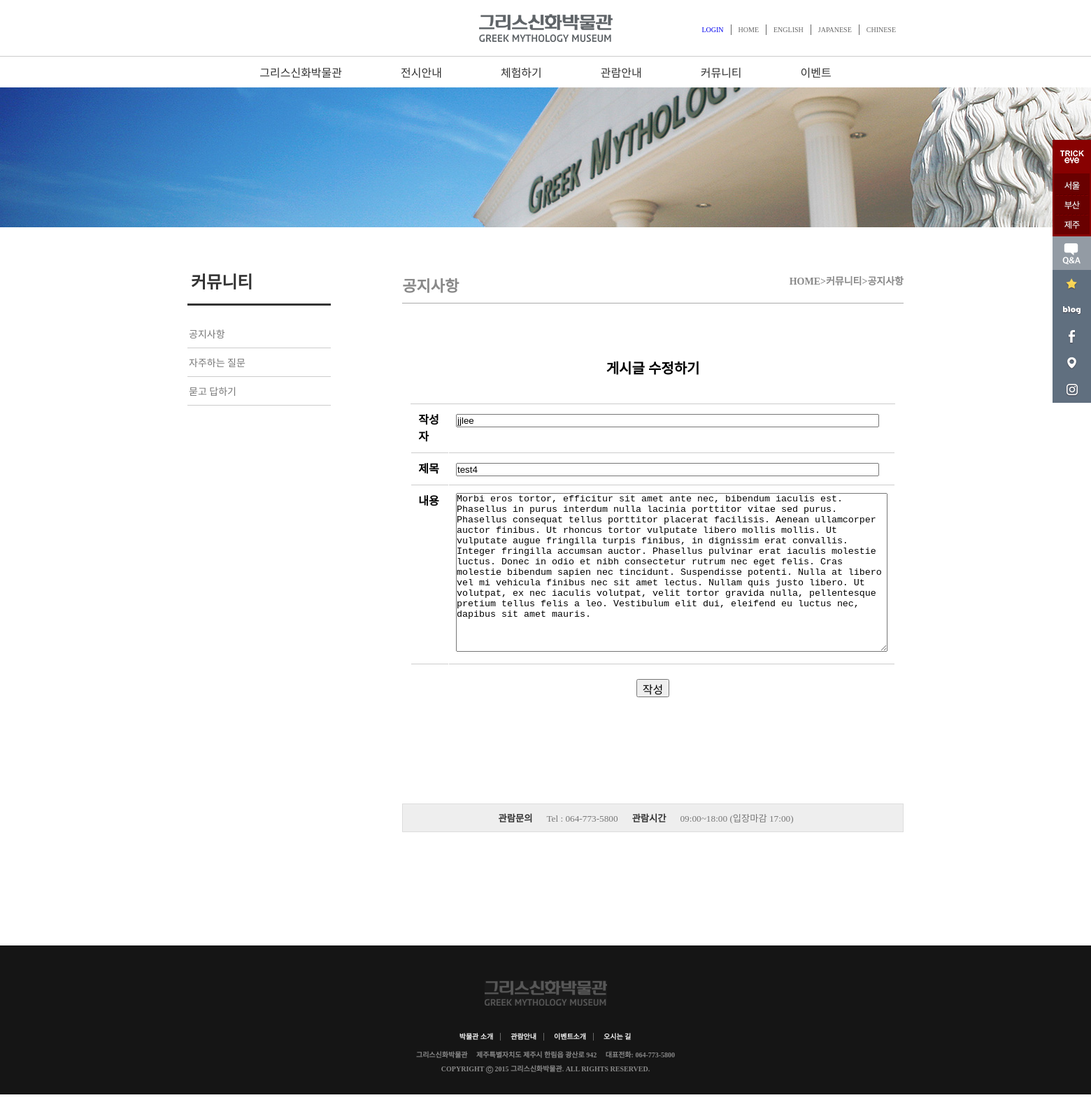
The app's page /Community/board_modify.php?num=17 with its own data.
### tables this page shows
CREATE TABLE `board_notice` (
  `num` int(11) NOT NULL,
  `id` char(15) NOT NULL,
  `name` char(15) NOT NULL,
  `subject` char(200) NOT NULL,
  `content` text NOT NULL,
  `regist_day` char(20) NOT NULL,
  `hit` int(11) NOT NULL,
  `file_name` char(40) DEFAULT NULL,
  `file_type` char(40) DEFAULT NULL,
  `file_copied` char(40) DEFAULT NULL
);

### Community/board_modify.php (the view, shortened to what this page needs)
<!DOCTYPE html>
<html lang="kor">
<head>
    <link rel="stylesheet" href="../css/common.css?ver=1">
    <link rel="stylesheet" href="../css/subpage_common.css?ver=1">
    <link rel="stylesheet" href="../css/community.css?ver=1">
    <link rel="stylesheet" href="../css/board_modify.css?ver=1">
</head>
<body>
    <div id="wrap">
        <header>
            <?php include "../header.php"  ?>
        </header>
        <section id="slider">
           <img src="../img/aboutus/sub_visual_bg.jpg" alt="">
        </section>
        <div id="sub_main">
            <aside id="left_menu">
            </aside>
        <section id="sub_contents">
            <h3>공지사항<span>HOME>커뮤니티>공지사항</span></h3>
            <?php
                $con = mysqli_connect("localhost", "user1", "12345", "sample");
                $num = $_GET['num'];
                $query = "select subject, content, regist_day, hit, id from board_notice where num = $num";
                $result = $con->query($query);
                $rows = mysqli_fetch_assoc($result);
                $subject = $rows['subject'];
                $content = $rows['content'];
                $id = $rows['id'];
            ?>
            <form method="POST" action="modify_action.php">
                <table style="padding-top:50px" align=center width=auto border=0 cellpadding=2>
                    <tr>
                        <td style="height:33; float:center;">
                            <p style="font-size:20px; text-align:center; margin-top:15px; margin-bottom:15px"><b>게시글 수정하기</b></p>
                        </td>
                    </tr>
                    <tr>
                        <td bgcolor=white>
                            <table class="table2">
                                <tr>
                                    <td>작성자</td>
                                    <td><input type=text name="id" size=73 value="<?= $id ?>"></td>
                                </tr>
                                <tr>
                                    <td>제목</td>
                                    <td><input type=text name="subject" size=73 value="<?= $subject ?>"></td>
                                </tr>
                                <tr>
                                    <td>내용</td>
                                    <td><textarea name=content cols=75 rows=15><?= $content ?></textarea></td>
                                </tr>
                            </table>
                            <center>
                                <input style="height:26px; width:47px; font-size:16px;" type="submit" value="작성">
                            </center>
                        </td>
                    </tr>
                </table>
            </form>
            <article id="sub_contact">
                <div>
                    <h5>관람문의<span>Tel : 064-773-5800</span>관람시간<span>09:00~18:00 (입장마감 17:00)</span></h5>
                </div>
            </article>
        </section>
        </div>
        <footer>
        </footer>
 </div>
</body>
</html>

### css/common.css (style rules this page uses)
* { margin:0; padding:0; list-style: none; text-decoration: none; scroll-behavior: smooth; }
#wrap { width:100%; }
header { width:100%; }
footer { margin:60px 0 40px 0; width:100%; background-color: #151515; }
footer #foot { margin:0 auto; width:100%; overflow: hidden; text-align: center; padding: 20px 0; }
footer #foot img { margin: 30px; }
footer #foot ul { margin: 0 auto; }
footer #foot #foot_menu li { display: inline; padding:0; margin:0; }
footer #foot #foot_menu li a { margin: 0; padding: 0 10px; border-right: 1px solid #666; }
footer #foot #foot_menu li:last-child a { border-right: 1px solid #151515; }
footer #foot #foot_menu li a { text-decoration: none; font-size: 10px; font-weight: bold; color: #F2F2F2; }
footer #foot #contact { clear: both; margin:10px 0; }
footer #foot #contact li { font-size:10px; font-weight: bold; margin:5px 0; color: #888; }
footer #foot #contact li span { margin: 0 10px; }

### css/subpage_common.css (style rules this page uses)
#sub_main { width: 1024px; margin: 20px auto; overflow: hidden; }
#sub_main #left_menu { width:20%; float: left; }
#sub_main #left_menu nav h2 { margin:20px 0; padding: 15px 5px; border-bottom: 3px solid #333; color:#333; }
#sub_main #left_menu nav ul li { padding: 10px 2px; border-bottom: 1px solid #ccc; }
#sub_main #left_menu nav ul li a { text-decoration: none; color:#777; font-size: 14px; }
#sub_main #sub_contents { margin:20px 0; padding: 2px 0; width:70%; float: right; }
#sub_main #sub_contents h3 { font-size: 22px; color: #888; padding: 10px 0; margin:10px 0; border-bottom: 1px solid #aaa; }
#sub_main #sub_contents h3 span { font-size: 14px; float:right; }
#sub_main #sub_contents article { width:100%; }

### css/community.css (style rules this page uses)
#sub_main #sub_contact div { padding: 10px 0; border: 1px solid #ddd; background-color: #eee; margin: 150px 0 80px 0; }
#sub_main #sub_contact div h5 { width: 75%; margin: 0 auto; text-align: center; color: #333; }
#sub_main #sub_contact div h5 span { padding: 0 20px; font-weight: normal; color: #777; }

### css/board_modify.css (style rules this page uses)
table.table2 { border-collapse: separate; border-spacing: 1px; text-align: left; line-height: 1.5; border-top: 1px solid #ccc; margin: 20px 10px; }
table.table2 tr { width: 50px; padding: 10px; font-weight: bold; vertical-align: top; border-bottom: 1px solid #ccc; }
table.table2 td { width: 100px; padding: 10px; vertical-align: top; border-bottom: 1px solid #ccc; }

### records on screen
board_notice: id "jjlee", subject "test4", content "Morbi eros tortor, efficitur sit amet ante nec, bibendum iaculis est. Phasellus in purus interdum nulla lacinia porttitor vitae sed purus. Phasellus consequat tellus porttitor placerat facilisis. Aenean ullamcorper auctor finibus. Ut rhoncus tortor vulputate libero mollis mollis. Ut vulputate augue fringilla turpis finibus, in dignissim erat convallis. Integer fringilla accumsan auctor. Phasellus pulvinar erat iaculis molestie luctus. Donec in odio et nibh consectetur rutrum nec eget felis. Cras molestie bibendum sapien nec tincidunt. Suspendisse potenti. Nulla at libero vel mi vehicula finibus nec sit amet lectus. Nullam quis justo libero. Ut volutpat, ex nec iaculis volutpat, velit tortor…"
